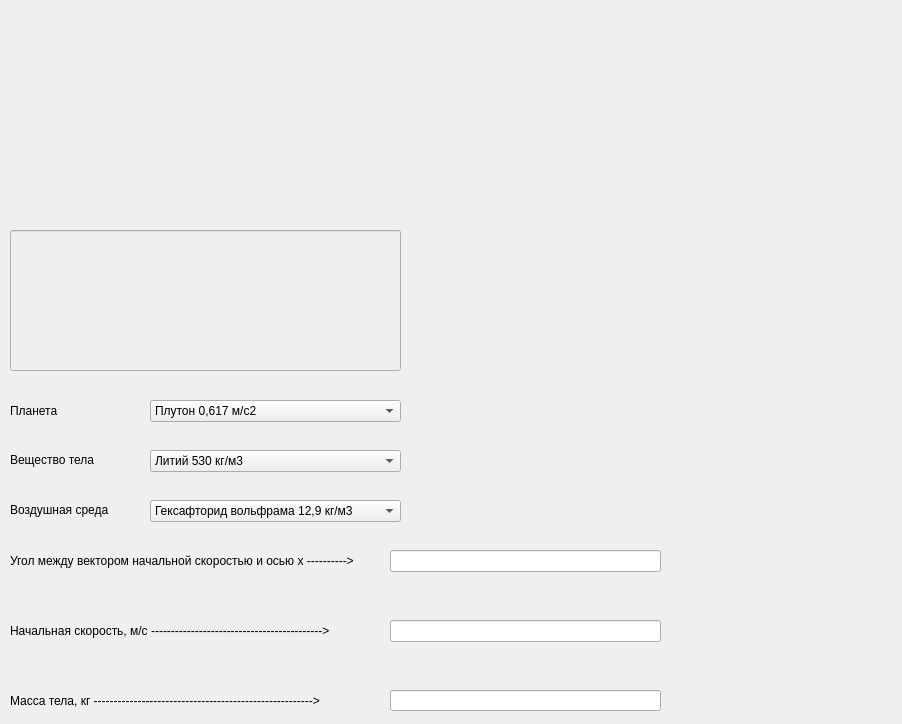
<?xml version="1.0" encoding="UTF-8"?>
<ui version="4.0">
 <class>MainWindow</class>
 <widget class="QMainWindow" name="MainWindow">
  <property name="geometry">
   <rect>
    <x>0</x>
    <y>0</y>
    <width>902</width>
    <height>724</height>
   </rect>
  </property>
  <property name="windowTitle">
   <string>Projectile simulation</string>
  </property>
  <widget class="QWidget" name="centralwidget">
   <widget class="QLineEdit" name="lineEdit_mass">
    <property name="geometry">
     <rect>
      <x>390</x>
      <y>620</y>
      <width>271</width>
      <height>22</height>
     </rect>
    </property>
   </widget>
   <widget class="QLabel" name="mass_label">
    <property name="geometry">
     <rect>
      <x>10</x>
      <y>690</y>
      <width>381</width>
      <height>21</height>
     </rect>
    </property>
    <property name="text">
     <string>Масса тела, кг -------------------------------------------------------&gt;</string>
    </property>
   </widget>
   <widget class="QComboBox" name="comboBox_planet">
    <property name="geometry">
     <rect>
      <x>150</x>
      <y>400</y>
      <width>251</width>
      <height>22</height>
     </rect>
    </property>
    <item>
     <property name="text">
      <string>Плутон 0,617 м/с2</string>
     </property>
    </item>
    <item>
     <property name="text">
      <string>Эрида 0,82 м/с2</string>
     </property>
    </item>
    <item>
     <property name="text">
      <string>Луна 1,62 м/с2</string>
     </property>
    </item>
    <item>
     <property name="text">
      <string>Меркурий 3,70 м/с2</string>
     </property>
    </item>
    <item>
     <property name="text">
      <string>Марс 3,86 м/с2</string>
     </property>
    </item>
    <item>
     <property name="text">
      <string>Уран 8,86 м/с2</string>
     </property>
    </item>
    <item>
     <property name="text">
      <string>Венера 8,88 м/с2</string>
     </property>
    </item>
    <item>
     <property name="text">
      <string>Земля 9,81 м/с2</string>
     </property>
    </item>
    <item>
     <property name="text">
      <string>Сатурн 10,44 м/с2</string>
     </property>
    </item>
    <item>
     <property name="text">
      <string>Нептун 11,09 м/с2</string>
     </property>
    </item>
    <item>
     <property name="text">
      <string>Юпитер 24,79 м/с2</string>
     </property>
    </item>
   </widget>
   <widget class="QComboBox" name="comboBox_density">
    <property name="geometry">
     <rect>
      <x>150</x>
      <y>450</y>
      <width>251</width>
      <height>22</height>
     </rect>
    </property>
    <item>
     <property name="text">
      <string>Литий 530 кг/м3</string>
     </property>
    </item>
    <item>
     <property name="text">
      <string>Натрий 970 кг/м3</string>
     </property>
    </item>
    <item>
     <property name="text">
      <string>Бериллий 1850 кг/м3</string>
     </property>
    </item>
    <item>
     <property name="text">
      <string>Алюминий 2700  кг/м3</string>
     </property>
    </item>
    <item>
     <property name="text">
      <string>Германий 5320 кг/м3</string>
     </property>
    </item>
    <item>
     <property name="text">
      <string>Хром 7190 кг/м3</string>
     </property>
    </item>
    <item>
     <property name="text">
      <string>Железо 7870 кг/м3</string>
     </property>
    </item>
    <item>
     <property name="text">
      <string>Медь 8940 кг/м3</string>
     </property>
    </item>
    <item>
     <property name="text">
      <string>Серебро 10500 кг/м3</string>
     </property>
    </item>
    <item>
     <property name="text">
      <string>Свинец 11350 кг/м3</string>
     </property>
    </item>
    <item>
     <property name="text">
      <string>Палладий 12020 кг/м3</string>
     </property>
    </item>
    <item>
     <property name="text">
      <string>Уран 19050 кг/м3</string>
     </property>
    </item>
    <item>
     <property name="text">
      <string>Золото 19300 кг/м3</string>
     </property>
    </item>
    <item>
     <property name="text">
      <string>Платина 19590 кг/м3</string>
     </property>
    </item>
    <item>
     <property name="text">
      <string>Иридий 22560 кг/м3</string>
     </property>
    </item>
   </widget>
   <widget class="QComboBox" name="comboBox_environment">
    <property name="geometry">
     <rect>
      <x>150</x>
      <y>500</y>
      <width>251</width>
      <height>22</height>
     </rect>
    </property>
    <item>
     <property name="text">
      <string>Гексафторид вольфрама 12,9 кг/м3</string>
     </property>
    </item>
    <item>
     <property name="text">
      <string>Водород 0,090  кг/м3</string>
     </property>
    </item>
    <item>
     <property name="text">
      <string>Гелий 0,178 кг/м3</string>
     </property>
    </item>
    <item>
     <property name="text">
      <string>Метан 0,717 кг/м3</string>
     </property>
    </item>
    <item>
     <property name="text">
      <string>Аммиак 0,771 кг/м3</string>
     </property>
    </item>
    <item>
     <property name="text">
      <string>Воздух 1,293 кг/м3</string>
     </property>
    </item>
    <item>
     <property name="text">
      <string>Аргон 1,784 кг/м3</string>
     </property>
    </item>
    <item>
     <property name="text">
      <string>Углекислый газ 1,977 кг/м3</string>
     </property>
    </item>
    <item>
     <property name="text">
      <string>Хлор 3,164 кг/м3</string>
     </property>
    </item>
    <item>
     <property name="text">
      <string>Криптон 3,743 кг/м3</string>
     </property>
    </item>
    <item>
     <property name="text">
      <string>Ксенон 5,851 кг/м3</string>
     </property>
    </item>
    <item>
     <property name="text">
      <string>Радон 9,81 кг/м3</string>
     </property>
    </item>
   </widget>
   <widget class="QLineEdit" name="lineEdit_startspeed">
    <property name="geometry">
     <rect>
      <x>390</x>
      <y>690</y>
      <width>271</width>
      <height>21</height>
     </rect>
    </property>
   </widget>
   <widget class="QLineEdit" name="lineEdit_angle">
    <property name="geometry">
     <rect>
      <x>390</x>
      <y>550</y>
      <width>271</width>
      <height>22</height>
     </rect>
    </property>
   </widget>
   <widget class="QLabel" name="speed_label">
    <property name="geometry">
     <rect>
      <x>10</x>
      <y>620</y>
      <width>381</width>
      <height>21</height>
     </rect>
    </property>
    <property name="text">
     <string>Начальная скорость, м/с -------------------------------------------&gt;</string>
    </property>
   </widget>
   <widget class="QLabel" name="angle_label">
    <property name="geometry">
     <rect>
      <x>10</x>
      <y>550</y>
      <width>381</width>
      <height>21</height>
     </rect>
    </property>
    <property name="text">
     <string>Угол между вектором начальной скоростью и осью x ----------&gt;</string>
    </property>
   </widget>
   <widget class="QLabel" name="planet_label">
    <property name="geometry">
     <rect>
      <x>10</x>
      <y>400</y>
      <width>141</width>
      <height>21</height>
     </rect>
    </property>
    <property name="text">
     <string>Планета</string>
    </property>
   </widget>
   <widget class="QLabel" name="density_label">
    <property name="geometry">
     <rect>
      <x>10</x>
      <y>450</y>
      <width>141</width>
      <height>20</height>
     </rect>
    </property>
    <property name="text">
     <string>Вещество тела</string>
    </property>
   </widget>
   <widget class="QLabel" name="environment_label">
    <property name="geometry">
     <rect>
      <x>10</x>
      <y>500</y>
      <width>141</width>
      <height>20</height>
     </rect>
    </property>
    <property name="text">
     <string>Воздушная среда</string>
    </property>
   </widget>
   <widget class="QLineEdit" name="interface_2">
    <property name="enabled">
     <bool>false</bool>
    </property>
    <property name="geometry">
     <rect>
      <x>10</x>
      <y>230</y>
      <width>391</width>
      <height>141</height>
     </rect>
    </property>
    <property name="readOnly">
     <bool>true</bool>
    </property>
   </widget>
   <widget class="QLabel" name="image">
    <property name="geometry">
     <rect>
      <x>10</x>
      <y>10</y>
      <width>381</width>
      <height>191</height>
     </rect>
    </property>
    <property name="text">
     <string/>
    </property>
   </widget>
  </widget>
 </widget>
 <resources/>
 <connections/>
</ui>
